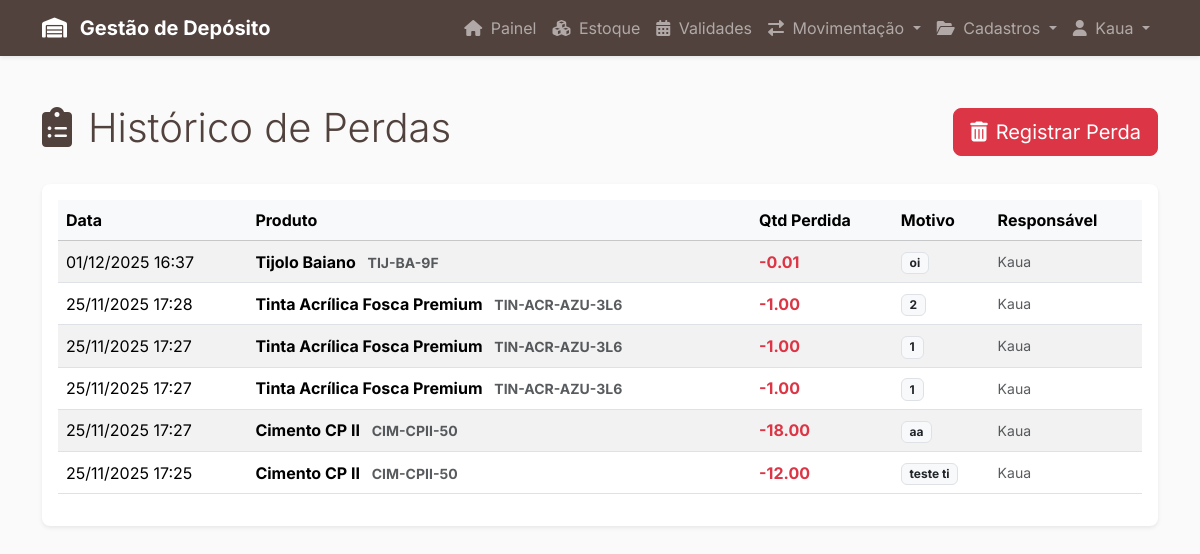
The page /ajuste/index.php (signed in) on the database its author committed.
### tables this page shows
CREATE TABLE `movimentacoes_estoque` (
  `id` bigint(20) NOT NULL,
  `id_lote` int(11) NOT NULL COMMENT 'Qual lote foi afetado',
  `id_usuario` int(11) NOT NULL COMMENT 'Quem realizou a movimentação',
  `tipo_movimento` enum('entrada_compra','saida_venda','ajuste_perda','ajuste_inventario','transferencia') NOT NULL,
  `quantidade` decimal(10,3) NOT NULL COMMENT 'Quantidade movimentada (Positiva para entradas, Negativa para saídas/perdas)',
  `data_movimento` datetime NOT NULL DEFAULT current_timestamp(),
  `id_documento_referencia` varchar(100) DEFAULT NULL COMMENT 'ID da Nota Fiscal (entrada) ou Pedido de Venda (saída)',
  `observacao` text DEFAULT NULL
);

CREATE TABLE `produtos` (
  `id` int(11) NOT NULL,
  `id_categoria` int(11) NOT NULL,
  `nome` varchar(255) NOT NULL COMMENT 'Nome base do produto (Ex: Tinta Acrílica Standard)',
  `descricao` text DEFAULT NULL
);

CREATE TABLE `itens_sku` (
  `id` int(11) NOT NULL,
  `id_produto` int(11) NOT NULL COMMENT 'Referência ao produto "molde"',
  `id_unidade_medida` int(11) NOT NULL COMMENT 'Unidade de estoque/venda (Ex: Lata 18L, Saco 50kg, m²)',
  `codigo_sku` varchar(100) NOT NULL COMMENT 'Código único (pode ser o código de barras)',
  `peso_bruto_kg` decimal(10,3) DEFAULT NULL COMMENT 'Peso do item para logística',
  `estoque_minimo` decimal(10,3) NOT NULL DEFAULT 0.000 COMMENT 'Nível para disparar alerta de reposição'
);

CREATE TABLE `usuarios` (
  `id` int(11) NOT NULL,
  `nome` varchar(150) NOT NULL,
  `login` varchar(50) NOT NULL,
  `hash_senha` varchar(255) NOT NULL COMMENT 'NUNCA guarde senhas em texto puro',
  `cargo` varchar(50) DEFAULT NULL COMMENT 'Ex: Estoquista, Vendedor, Gerente'
);

### src/ajuste.php (called while the page is built, shortened)
<?php
function listarHistoricoPerdas($limite = 50) {
    $conn = getDBConnection();
    $sql = "SELECT
                m.id, m.data_movimento, m.quantidade, m.observacao,
                p.nome AS produto_nome,
                sku.codigo_sku,
                u.nome AS usuario_nome
            FROM Movimentacoes_Estoque m
            JOIN Lotes l ON m.id_lote = l.id
            LEFT JOIN Itens_SKU sku ON l.id_item_sku = sku.id
            LEFT JOIN Produtos p ON sku.id_produto = p.id
            LEFT JOIN Usuarios u ON m.id_usuario = u.id
            WHERE m.tipo_movimento = 'ajuste_perda'
            ORDER BY m.data_movimento DESC
            LIMIT ?";
    $stmt = mysqli_prepare($conn, $sql);
    mysqli_stmt_bind_param($stmt, "i", $limite);
    mysqli_stmt_execute($stmt);
    $res = mysqli_stmt_get_result($stmt);
    $historico = [];
    while ($row = mysqli_fetch_assoc($res)) {
        $historico[] = $row;
    }
    return $historico;
}
?>

### public/ajuste/index.php (the view, shortened to what this page needs)
<?php
$base_path = '../';
$pagina_ativa = 'ajuste';
include '../../templates/header.php';
require_once '../../src/ajuste.php';
$historico = listarHistoricoPerdas();
?>
<div class="container my-5">
    <div class="d-flex justify-content-between align-items-center mb-4">
        <h1 class="display-6 text-marrom-escuro">
            <i class="fas fa-clipboard-list me-3"></i>Histórico de Perdas
        </h1>
        <a href="novo.php" class="btn btn-lg btn-danger">
            <i class="fas fa-trash-alt me-2"></i>Registrar Perda
        </a>
    </div>
    <div class="card shadow-sm border-0 rounded-3">
        <div class="card-body">
            <div class="table-responsive">
                <table class="table table-striped table-hover align-middle">
                    <thead class="table-light">
                        <tr>
                            <th>Data</th>
                            <th>Produto</th>
                            <th>Qtd Perdida</th>
                            <th>Motivo</th>
                            <th>Responsável</th>
                        </tr>
                    </thead>
                    <tbody>
                        <?php foreach ($historico as $h): ?>
                        <tr>
                            <td><?php echo date('d/m/Y H:i', strtotime($h['data_movimento'])); ?></td>
                            <td class="fw-bold">
                                <?php echo htmlspecialchars($h['produto_nome']); ?>
                                <small class="text-muted ms-2"><?php echo htmlspecialchars($h['codigo_sku']); ?></small>
                            </td>
                            <td class="text-danger fw-bold">-<?php echo number_format($h['quantidade'], 2); ?></td>
                            <td>
                                <span class="badge bg-light text-dark border">
                                    <?php echo htmlspecialchars($h['observacao']); ?>
                                </span>
                            </td>
                            <td class="text-muted small"><?php echo htmlspecialchars($h['usuario_nome']); ?></td>
                        </tr>
                        <?php endforeach; ?>
                    </tbody>
                </table>
            </div>
        </div>
    </div>
</div>
<?php
include '../../templates/footer.php';
?>

### templates/header.php (shortened to what this page needs)
<?php
$usuario_logado = isset($_SESSION['user_id']);
?>
<!DOCTYPE html>
<html lang="pt-br">
<head>
    <link href="https://cdn.jsdelivr.net/npm/bootstrap@5.3.3/dist/css/bootstrap.min.css" rel="stylesheet">
    <link rel="stylesheet" href="https://cdnjs.cloudflare.com/ajax/libs/font-awesome/6.0.0-beta3/css/all.min.css">
</head>
<body class="d-flex flex-column min-vh-100">
    <nav class="navbar navbar-expand-lg navbar-dark navbar-custom shadow-sm">
        <div class="container">
            <a class="navbar-brand fw-bold" href="<?php echo $base_path . 'dashboard.php'; ?>">
                <i class="fas fa-warehouse me-2"></i>
                Gestão de Depósito
            </a>
            <?php if ($usuario_logado): ?>
                <div class="collapse navbar-collapse" id="navbarNav">
                    <ul class="navbar-nav ms-auto">
                        <li class="nav-item">
                            <a class="nav-link <?php echo ($pagina_ativa == 'dashboard') ? 'active' : ''; ?>"
                                href="<?php echo $base_path; ?>dashboard.php">
                                <i class="fas fa-home me-1"></i> Painel
                            </a>
                        </li>
                        <li class="nav-item">
                            <a class="nav-link <?php echo ($pagina_ativa == 'estoque') ? 'active' : ''; ?>"
                                href="<?php echo $base_path; ?>estoque/index.php">
                                <i class="fas fa-cubes me-1"></i> Estoque
                            </a>
                        </li>
                        <li class="nav-item">
                            <a class="nav-link <?php echo ($pagina_ativa == 'validade') ? 'active' : ''; ?>"
                                href="<?php echo $base_path; ?>validade/index.php">
                                <i class="fas fa-calendar-alt me-1"></i> Validades
                            </a>
                        </li>
                        <li class="nav-item dropdown <?php echo ($pagina_ativa == 'entrada' || $pagina_ativa == 'saida') ? 'active' : ''; ?>">
                            <a class="nav-link dropdown-toggle" href="#" id="navbarDropdownMov" role="button" data-bs-toggle="dropdown">
                                <i class="fas fa-exchange-alt me-1"></i> Movimentação
                            </a>
                        </li>
                        <li class="nav-item dropdown <?php echo ($pagina_ativa == 'cadastros' || $pagina_ativa == 'produtos') ? 'active' : ''; ?>">
                            <a class="nav-link dropdown-toggle" href="#" id="navbarDropdownCadastros" role="button" data-bs-toggle="dropdown">
                                <i class="fas fa-folder-open me-1"></i> Cadastros
                            </a>
                        </li>
                        <li class="nav-item dropdown">
                            <a class="nav-link dropdown-toggle" href="#" id="navbarDropdownUser" role="button" data-bs-toggle="dropdown">
                                <i class="fas fa-user me-1"></i>
                                <?php echo htmlspecialchars($_SESSION['user_name']); ?>
                            </a>
                        </li>
                    </ul>
                </div>
            <?php endif; ?>
        </div>
    </nav>

### templates/footer.php (shortened to what this page needs)
</body>
</html>

### templates/header.php (style rules this page uses)
body { font-family: 'Inter', sans-serif; background-color: #FAFAFA; }
.navbar-custom { background-color: #51423D; }
.text-marrom-escuro { color: #51423D; }

### rows shown on the page
movimentacoes_estoque: data_movimento "01/12/2025 16:37", produtos.nome "Tijolo Baiano", itens_sku.codigo_sku "TIJ-BA-9F", quantidade "0.01", observacao "oi", id_usuario.nome "Kaua"
movimentacoes_estoque: data_movimento "25/11/2025 17:28", produtos.nome "Tinta Acrílica Fosca Premium", itens_sku.codigo_sku "TIN-ACR-AZU-3L6", quantidade "1.00", observacao "2", id_usuario.nome "Kaua"
movimentacoes_estoque: data_movimento "25/11/2025 17:27", produtos.nome "Tinta Acrílica Fosca Premium", itens_sku.codigo_sku "TIN-ACR-AZU-3L6", quantidade "1.00", observacao "1", id_usuario.nome "Kaua"
movimentacoes_estoque: data_movimento "25/11/2025 17:27", produtos.nome "Tinta Acrílica Fosca Premium", itens_sku.codigo_sku "TIN-ACR-AZU-3L6", quantidade "1.00", observacao "1", id_usuario.nome "Kaua"
movimentacoes_estoque: data_movimento "25/11/2025 17:27", produtos.nome "Cimento CP II", itens_sku.codigo_sku "CIM-CPII-50", quantidade "18.00", observacao "aa", id_usuario.nome "Kaua"
movimentacoes_estoque: data_movimento "25/11/2025 17:25", produtos.nome "Cimento CP II", itens_sku.codigo_sku "CIM-CPII-50", quantidade "12.00", observacao "teste ti", id_usuario.nome "Kaua"

### other values the page prints
$_SESSION['user_name'] "Kaua"
